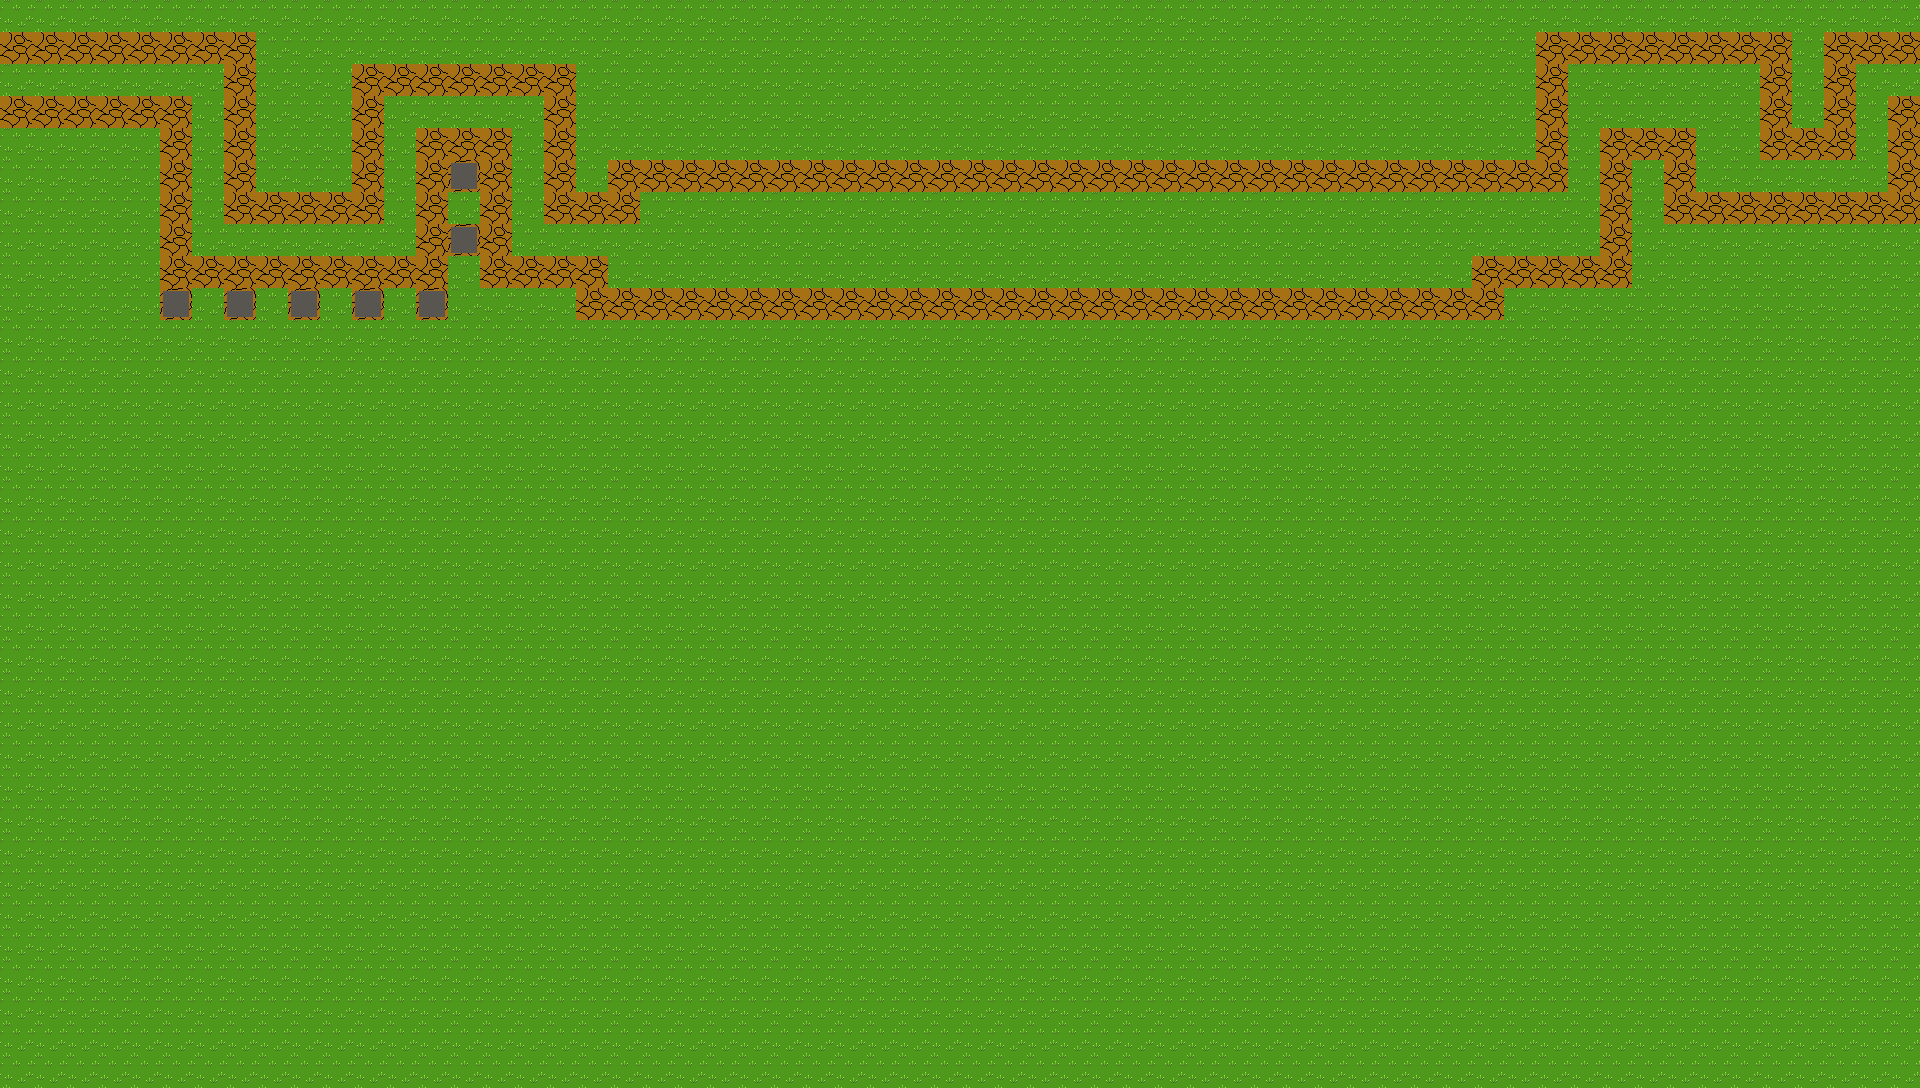

A level layout from a 2D game, rendered from its tile map. Below: a short description, then the map file with its tile-grid data intact:
An orthogonal 60x34 tile map with 32x32 px tiles, 1 tile layer (grass) and 9 objects.

<map version="1.8" tiledversion="1.8.1" orientation="orthogonal" renderorder="right-down" width="60" height="34" tilewidth="32" tileheight="32" infinite="0" nextlayerid="6" nextobjectid="23">
 <editorsettings>
  <export target="Map-1.lua" format="lua" />
 </editorsettings>
 <tileset firstgid="1" name="tiles" tilewidth="32" tileheight="32" tilecount="100" columns="10">
  <image source="../sprites/tiles.png" width="320" height="320" />
 </tileset>
 <layer id="1" name="grass" width="60" height="34">
  <data encoding="csv">
2,2,2,2,2,2,2,2,2,2,2,2,2,2,2,2,2,2,2,2,2,2,2,2,2,2,2,2,2,2,2,2,2,2,2,2,2,2,2,2,2,2,2,2,2,2,2,2,2,2,2,2,2,2,2,2,2,2,2,2,
3,3,3,3,3,3,3,3,2,2,2,2,2,2,2,2,2,2,2,2,2,2,2,2,2,2,2,2,2,2,2,2,2,2,2,2,2,2,2,2,2,2,2,2,2,2,2,2,3,3,3,3,3,3,3,3,2,3,3,3,
2,2,2,2,2,2,2,3,2,2,2,3,3,3,3,3,3,3,2,2,2,2,2,2,2,2,2,2,2,2,2,2,2,2,2,2,2,2,2,2,2,2,2,2,2,2,2,2,3,2,2,2,2,2,2,3,2,3,2,2,
3,3,3,3,3,3,2,3,2,2,2,3,2,2,2,2,2,3,2,2,2,2,2,2,2,2,2,2,2,2,2,2,2,2,2,2,2,2,2,2,2,2,2,2,2,2,2,2,3,2,2,2,2,2,2,3,2,3,2,3,
2,2,2,2,2,3,2,3,2,2,2,3,2,3,3,3,2,3,2,2,2,2,2,2,2,2,2,2,2,2,2,2,2,2,2,2,2,2,2,2,2,2,2,2,2,2,2,2,3,2,3,3,3,2,2,3,3,3,2,3,
2,2,2,2,2,3,2,3,2,2,2,3,2,3,4,3,2,3,2,3,3,3,3,3,3,3,3,3,3,3,3,3,3,3,3,3,3,3,3,3,3,3,3,3,3,3,3,3,3,2,3,2,3,2,2,2,2,2,2,3,
2,2,2,2,2,3,2,3,3,3,3,3,2,3,2,3,2,3,3,3,2,2,2,2,2,2,2,2,2,2,2,2,2,2,2,2,2,2,2,2,2,2,2,2,2,2,2,2,2,2,3,2,3,3,3,3,3,3,3,3,
2,2,2,2,2,3,2,2,2,2,2,2,2,3,4,3,2,2,2,2,2,2,2,2,2,2,2,2,2,2,2,2,2,2,2,2,2,2,2,2,2,2,2,2,2,2,2,2,2,2,3,2,2,2,2,2,2,2,2,2,
2,2,2,2,2,3,3,3,3,3,3,3,3,3,2,3,3,3,3,2,2,2,2,2,2,2,2,2,2,2,2,2,2,2,2,2,2,2,2,2,2,2,2,2,2,2,3,3,3,3,3,2,2,2,2,2,2,2,2,2,
2,2,2,2,2,4,2,4,2,4,2,4,2,4,2,2,2,2,3,3,3,3,3,3,3,3,3,3,3,3,3,3,3,3,3,3,3,3,3,3,3,3,3,3,3,3,3,2,2,2,2,2,2,2,2,2,2,2,2,2,
2,2,2,2,2,2,2,2,2,2,2,2,2,2,2,2,2,2,2,2,2,2,2,2,2,2,2,2,2,2,2,2,2,2,2,2,2,2,2,2,2,2,2,2,2,2,2,2,2,2,2,2,2,2,2,2,2,2,2,2,
2,2,2,2,2,2,2,2,2,2,2,2,2,2,2,2,2,2,2,2,2,2,2,2,2,2,2,2,2,2,2,2,2,2,2,2,2,2,2,2,2,2,2,2,2,2,2,2,2,2,2,2,2,2,2,2,2,2,2,2,
2,2,2,2,2,2,2,2,2,2,2,2,2,2,2,2,2,2,2,2,2,2,2,2,2,2,2,2,2,2,2,2,2,2,2,2,2,2,2,2,2,2,2,2,2,2,2,2,2,2,2,2,2,2,2,2,2,2,2,2,
2,2,2,2,2,2,2,2,2,2,2,2,2,2,2,2,2,2,2,2,2,2,2,2,2,2,2,2,2,2,2,2,2,2,2,2,2,2,2,2,2,2,2,2,2,2,2,2,2,2,2,2,2,2,2,2,2,2,2,2,
2,2,2,2,2,2,2,2,2,2,2,2,2,2,2,2,2,2,2,2,2,2,2,2,2,2,2,2,2,2,2,2,2,2,2,2,2,2,2,2,2,2,2,2,2,2,2,2,2,2,2,2,2,2,2,2,2,2,2,2,
2,2,2,2,2,2,2,2,2,2,2,2,2,2,2,2,2,2,2,2,2,2,2,2,2,2,2,2,2,2,2,2,2,2,2,2,2,2,2,2,2,2,2,2,2,2,2,2,2,2,2,2,2,2,2,2,2,2,2,2,
2,2,2,2,2,2,2,2,2,2,2,2,2,2,2,2,2,2,2,2,2,2,2,2,2,2,2,2,2,2,2,2,2,2,2,2,2,2,2,2,2,2,2,2,2,2,2,2,2,2,2,2,2,2,2,2,2,2,2,2,
2,2,2,2,2,2,2,2,2,2,2,2,2,2,2,2,2,2,2,2,2,2,2,2,2,2,2,2,2,2,2,2,2,2,2,2,2,2,2,2,2,2,2,2,2,2,2,2,2,2,2,2,2,2,2,2,2,2,2,2,
2,2,2,2,2,2,2,2,2,2,2,2,2,2,2,2,2,2,2,2,2,2,2,2,2,2,2,2,2,2,2,2,2,2,2,2,2,2,2,2,2,2,2,2,2,2,2,2,2,2,2,2,2,2,2,2,2,2,2,2,
2,2,2,2,2,2,2,2,2,2,2,2,2,2,2,2,2,2,2,2,2,2,2,2,2,2,2,2,2,2,2,2,2,2,2,2,2,2,2,2,2,2,2,2,2,2,2,2,2,2,2,2,2,2,2,2,2,2,2,2,
2,2,2,2,2,2,2,2,2,2,2,2,2,2,2,2,2,2,2,2,2,2,2,2,2,2,2,2,2,2,2,2,2,2,2,2,2,2,2,2,2,2,2,2,2,2,2,2,2,2,2,2,2,2,2,2,2,2,2,2,
2,2,2,2,2,2,2,2,2,2,2,2,2,2,2,2,2,2,2,2,2,2,2,2,2,2,2,2,2,2,2,2,2,2,2,2,2,2,2,2,2,2,2,2,2,2,2,2,2,2,2,2,2,2,2,2,2,2,2,2,
2,2,2,2,2,2,2,2,2,2,2,2,2,2,2,2,2,2,2,2,2,2,2,2,2,2,2,2,2,2,2,2,2,2,2,2,2,2,2,2,2,2,2,2,2,2,2,2,2,2,2,2,2,2,2,2,2,2,2,2,
2,2,2,2,2,2,2,2,2,2,2,2,2,2,2,2,2,2,2,2,2,2,2,2,2,2,2,2,2,2,2,2,2,2,2,2,2,2,2,2,2,2,2,2,2,2,2,2,2,2,2,2,2,2,2,2,2,2,2,2,
2,2,2,2,2,2,2,2,2,2,2,2,2,2,2,2,2,2,2,2,2,2,2,2,2,2,2,2,2,2,2,2,2,2,2,2,2,2,2,2,2,2,2,2,2,2,2,2,2,2,2,2,2,2,2,2,2,2,2,2,
2,2,2,2,2,2,2,2,2,2,2,2,2,2,2,2,2,2,2,2,2,2,2,2,2,2,2,2,2,2,2,2,2,2,2,2,2,2,2,2,2,2,2,2,2,2,2,2,2,2,2,2,2,2,2,2,2,2,2,2,
2,2,2,2,2,2,2,2,2,2,2,2,2,2,2,2,2,2,2,2,2,2,2,2,2,2,2,2,2,2,2,2,2,2,2,2,2,2,2,2,2,2,2,2,2,2,2,2,2,2,2,2,2,2,2,2,2,2,2,2,
2,2,2,2,2,2,2,2,2,2,2,2,2,2,2,2,2,2,2,2,2,2,2,2,2,2,2,2,2,2,2,2,2,2,2,2,2,2,2,2,2,2,2,2,2,2,2,2,2,2,2,2,2,2,2,2,2,2,2,2,
2,2,2,2,2,2,2,2,2,2,2,2,2,2,2,2,2,2,2,2,2,2,2,2,2,2,2,2,2,2,2,2,2,2,2,2,2,2,2,2,2,2,2,2,2,2,2,2,2,2,2,2,2,2,2,2,2,2,2,2,
2,2,2,2,2,2,2,2,2,2,2,2,2,2,2,2,2,2,2,2,2,2,2,2,2,2,2,2,2,2,2,2,2,2,2,2,2,2,2,2,2,2,2,2,2,2,2,2,2,2,2,2,2,2,2,2,2,2,2,2,
2,2,2,2,2,2,2,2,2,2,2,2,2,2,2,2,2,2,2,2,2,2,2,2,2,2,2,2,2,2,2,2,2,2,2,2,2,2,2,2,2,2,2,2,2,2,2,2,2,2,2,2,2,2,2,2,2,2,2,2,
2,2,2,2,2,2,2,2,2,2,2,2,2,2,2,2,2,2,2,2,2,2,2,2,2,2,2,2,2,2,2,2,2,2,2,2,2,2,2,2,2,2,2,2,2,2,2,2,2,2,2,2,2,2,2,2,2,2,2,2,
2,2,2,2,2,2,2,2,2,2,2,2,2,2,2,2,2,2,2,2,2,2,2,2,2,2,2,2,2,2,2,2,2,2,2,2,2,2,2,2,2,2,2,2,2,2,2,2,2,2,2,2,2,2,2,2,2,2,2,2,
2,2,2,2,2,2,2,2,2,2,2,2,2,2,2,2,2,2,2,2,2,2,2,2,2,2,2,2,2,2,2,2,2,2,2,2,2,2,2,2,2,2,2,2,2,2,2,2,2,2,2,2,2,2,2,2,2,2,2,2
</data>
 </layer>
 <objectgroup id="2" name="start">
  <object id="3" x="0" y="64" width="32" height="32" />
 </objectgroup>
 <objectgroup id="3" name="end">
  <object id="6" x="1888" y="64" width="32" height="32" />
 </objectgroup>
 <objectgroup id="5" name="towerPlace">
  <object id="11" x="224" y="288" width="32" height="32" />
  <object id="13" x="288" y="288" width="32" height="32" />
  <object id="15" x="352" y="288" width="32" height="32" />
  <object id="17" x="416" y="288" width="32" height="32" />
  <object id="18" x="160" y="288" width="32" height="32" />
  <object id="21" x="448" y="160" width="32" height="32" />
  <object id="22" x="448" y="224" width="32" height="32" />
 </objectgroup>
</map>
